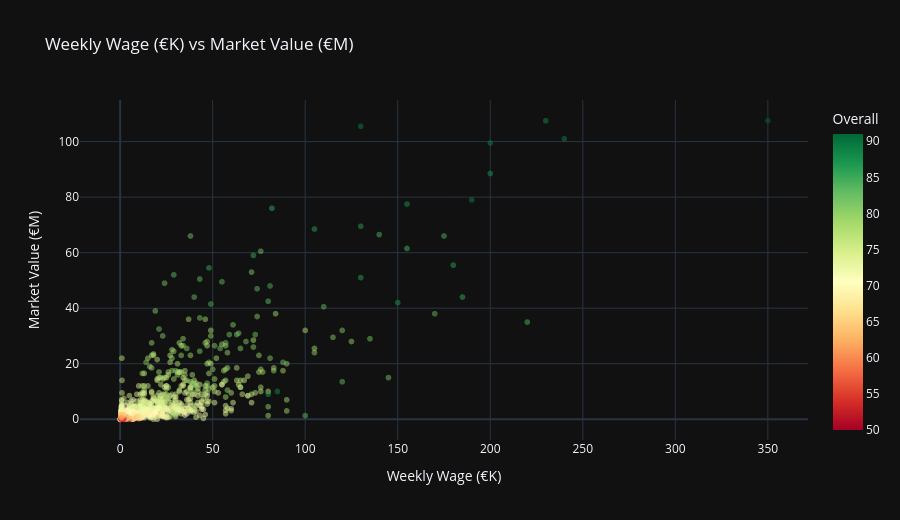

Notebook code for this chart:
### Code cell
# ── Wage vs Value: Efficiency Scatter ────────────────────────────────────────
# Are high earners also high market value? Who is overpaid vs underpaid?
df_plot = df_clean.copy()
df_plot['wage_m'] = df_plot['wage_numeric'] / 1_000          # weekly wage in €K
df_plot['value_m'] = df_plot['value_numeric'] / 1_000_000    # value in €M

# Ratio: value per € of weekly wage
df_plot['efficiency'] = df_plot['value_m'] / (df_plot['wage_m'] + 1)

top_efficient    = df_plot.nlargest(10, 'efficiency')
bottom_efficient = df_plot.nsmallest(10, 'efficiency')

fig = px.scatter(
    df_plot.sample(3000, random_state=42),
    x='wage_m',
    y='value_m',
    color='Overall',
    color_continuous_scale='RdYlGn',
    hover_data=['Name', 'Club', 'Overall'],
    opacity=0.5,
    title='Weekly Wage (€K) vs Market Value (€M)',
    labels={'wage_m': 'Weekly Wage (€K)', 'value_m': 'Market Value (€M)'},
    template='plotly_dark'
)

fig.update_layout(height=520)
fig.show()

print("\n=== BEST VALUE PLAYERS (High Value, Low Wage) ===")
print(top_efficient[['Name', 'Club', 'Overall', 'wage_m', 'value_m', 'efficiency']].to_string(index=False))

print("\n=== WORST VALUE PLAYERS (Low Value, High Wage) ===")
print(bottom_efficient[['Name', 'Club', 'Overall', 'wage_m', 'value_m', 'efficiency']].to_string(index=False))

### Figure 1 — Plotly figure (JSON) as saved in the notebook; plotly's stock layout.template omitted (floating-point values rounded to 4 significant figures; data arrays with more than 128 entries replaced by an {"elided": "..."} marker saying what was removed)
{"data": [{"customdata": {"elided": "3000x3 mixed values"}, "hovertemplate": "Weekly Wage (€K)=%{x}<br>Market Value (€M)=%{y}<br>Name=%{customdata[0]}<br>Club=%{customdata[1]}<br>Overall=%{marker.color}<extra></extra>", "legendgroup": "", "marker": {"color": {"elided": "3000 int values"}, "coloraxis": "coloraxis", "opacity": 0.5, "symbol": "circle"}, "mode": "markers", "name": "", "showlegend": false, "type": "scattergl", "x": {"elided": "3000 float values"}, "xaxis": "x", "y": {"elided": "3000 float values"}, "yaxis": "y"}], "layout": {"coloraxis": {"colorbar": {"title": {"text": "Overall"}}, "colorscale": [[0.0, "rgb(165,0,38)"], [0.1, "rgb(215,48,39)"], [0.2, "rgb(244,109,67)"], [0.3, "rgb(253,174,97)"], [0.4, "rgb(254,224,139)"], [0.5, "rgb(255,255,191)"], [0.6, "rgb(217,239,139)"], [0.7, "rgb(166,217,106)"], [0.8, "rgb(102,189,99)"], [0.9, "rgb(26,152,80)"], [1.0, "rgb(0,104,55)"]]}, "height": 520, "legend": {"tracegroupgap": 0}, "title": {"text": "Weekly Wage (€K) vs Market Value (€M)"}, "xaxis": {"anchor": "y", "domain": [0.0, 1.0], "title": {"text": "Weekly Wage (€K)"}}, "yaxis": {"anchor": "x", "domain": [0.0, 1.0], "title": {"text": "Market Value (€M)"}}}}
